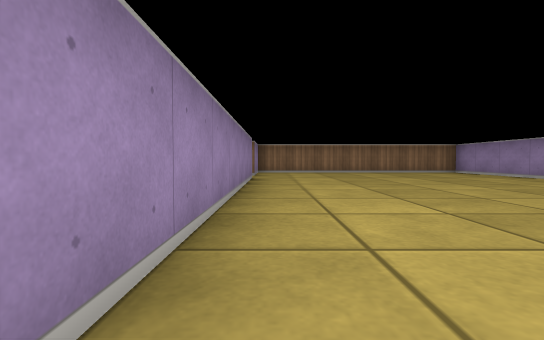
[1] (above)

24 first-person views from a walk through a cub3D ray-caster map. The camera is about half as high as the walls, tilts 2° down and sees 85° across. The floor is counted in squares. Each view is taken from the middle of a square. On the plan, view 1 faces up. The plan holds only what a view shows up to about 9 squares ahead; the rest is blank.

[2]
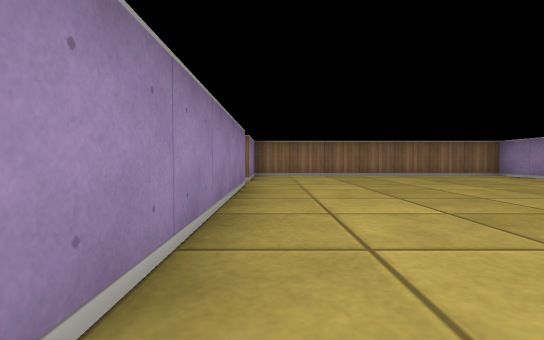

[3]
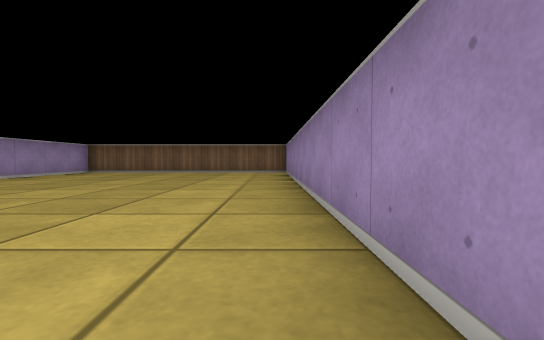

[4]
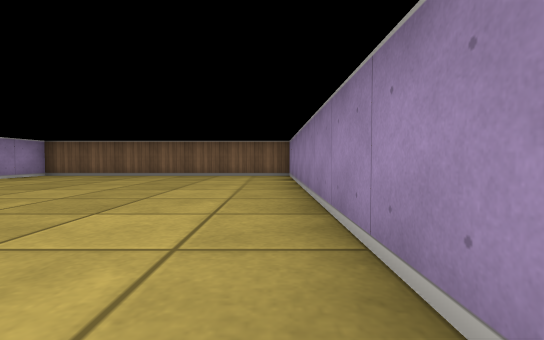

[5]
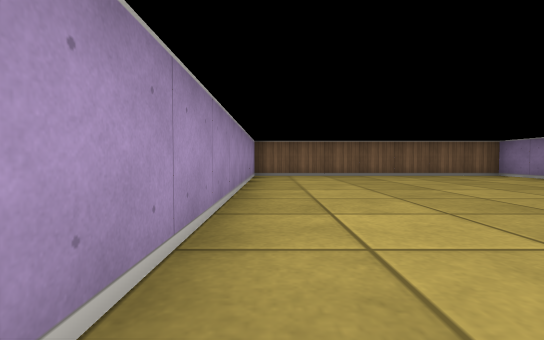

[6]
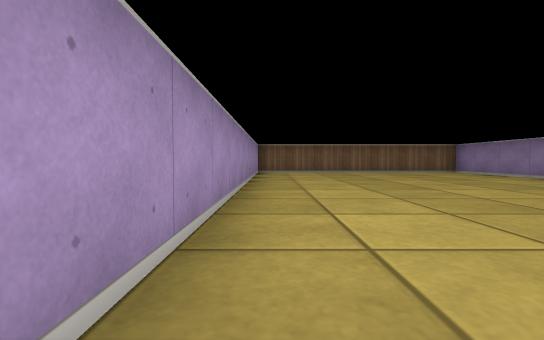

[7]
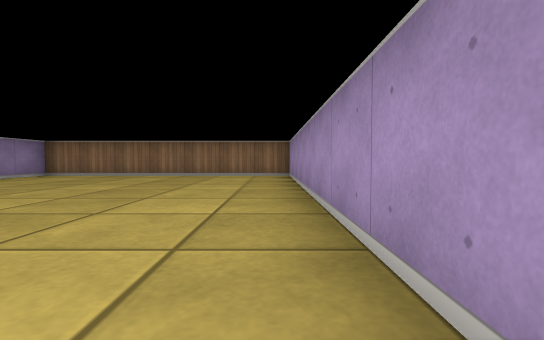

[8]
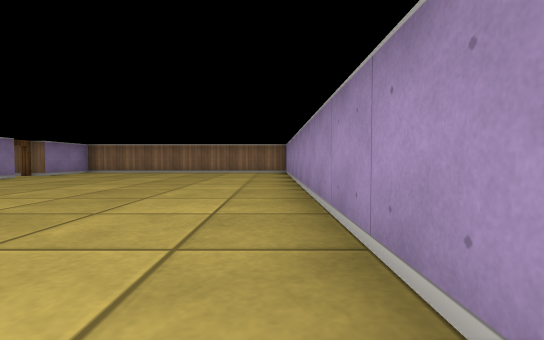

[9]
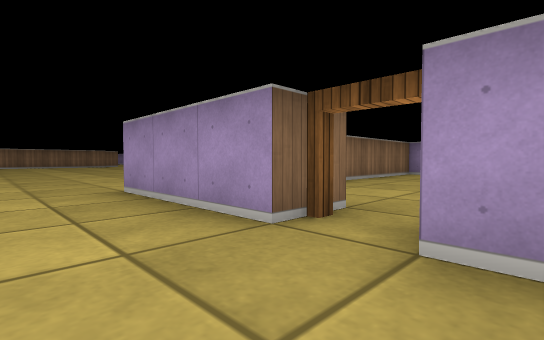

[10]
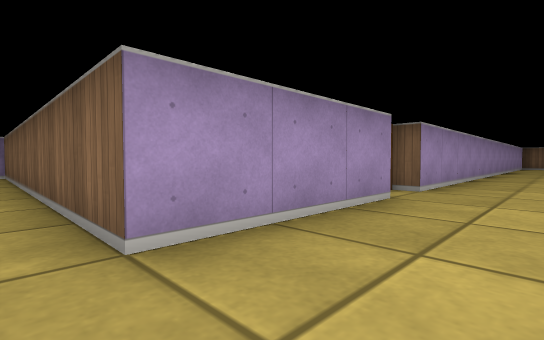

[11]
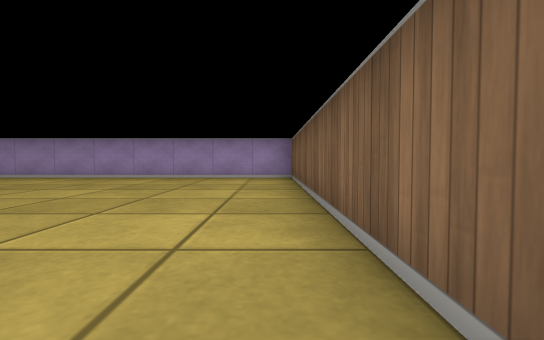

[12]
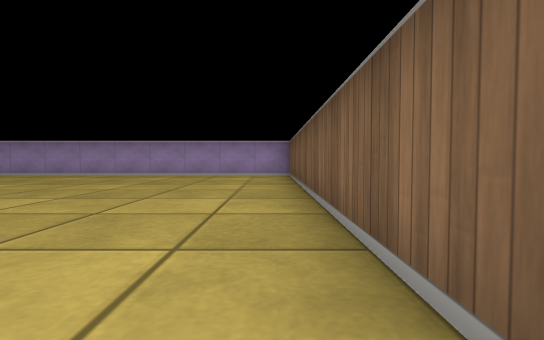

[13]
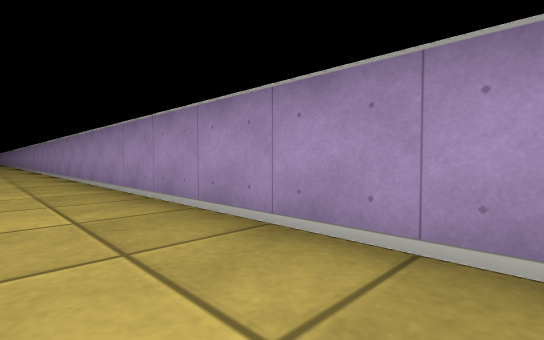

[14]
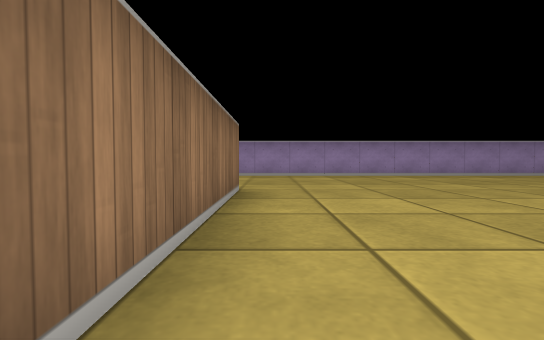

[15]
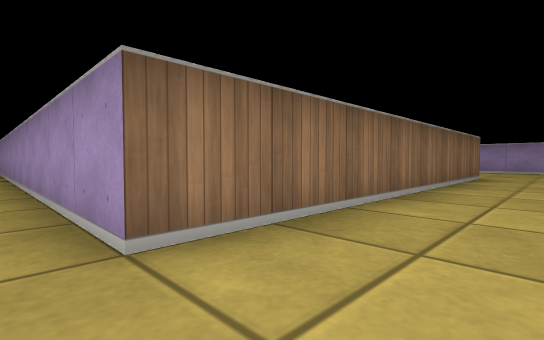

[16]
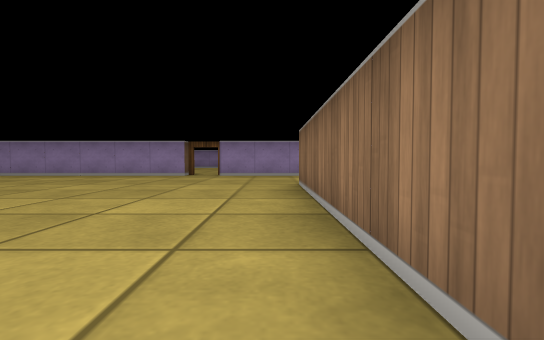

[17]
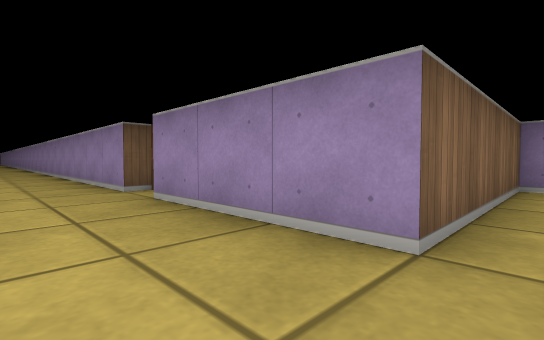

[18]
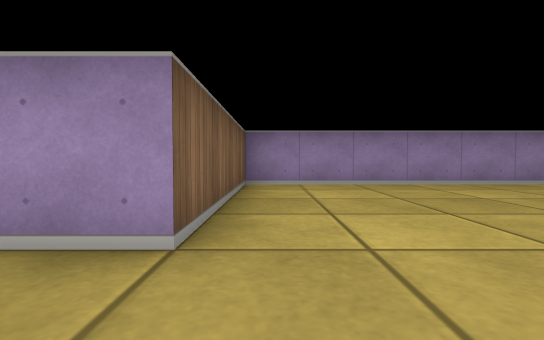

[19]
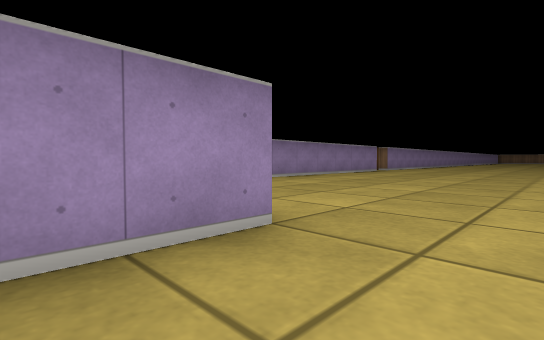

[20]
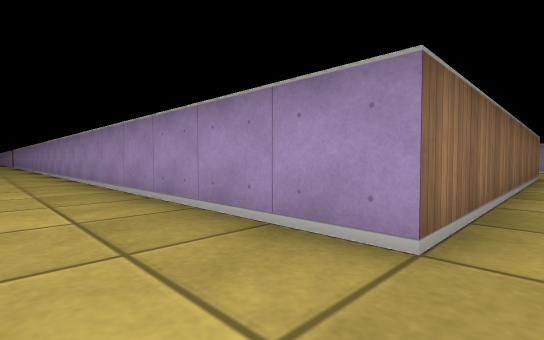

[21]
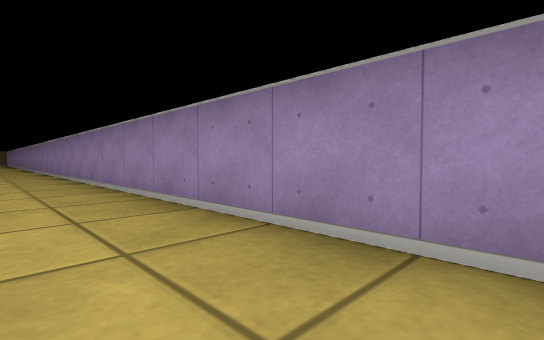

[22]
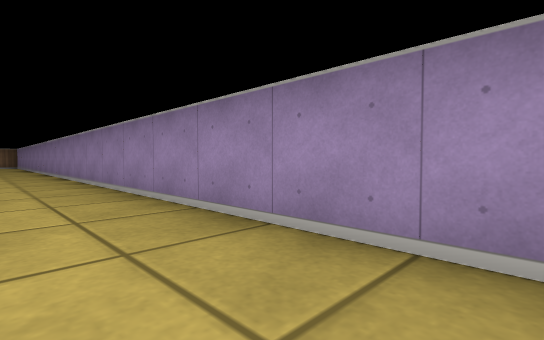

[23]
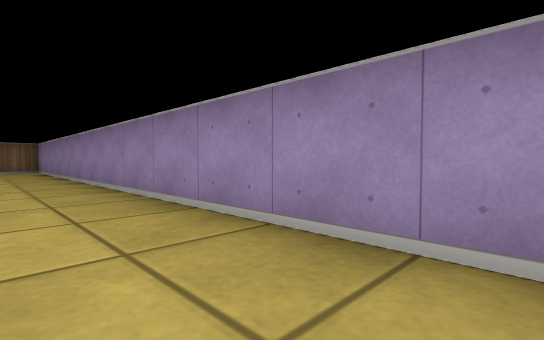

[24]
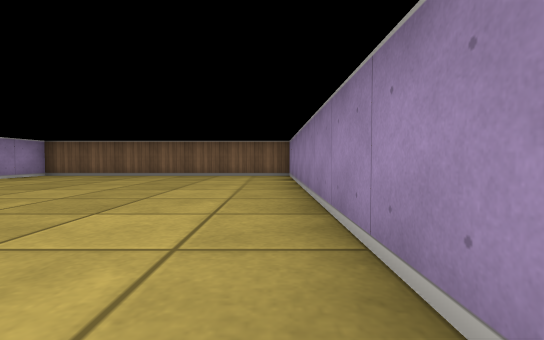

### Floor plan
Points are (right, up) in squares from view 1. A wall is a line through its corners. A room is listed if a view was taken in it or the views show most of it. See-through windows are left out.
Room 1 (views 1, 2, 3, 4, 5, 6, 7, 8)
walls: (-0.5, 7.5) (-0.5, -5.5) (6.5, -5.5) (6.5, 10.5) (-0.5, 10.5) (-0.5, 8.5)
ways out: open door at (-1, 8) to room 2
Room 2 (views 9, 10, 11, 12, 13, 14, 15, 16, 17, 18, 19, 20, 21, 22, 23, 24)
walls: (-8.5, 23.5) (-8.5, -5.5) (-1.5, -5.5) (-1.5, -4); (-12.5, 33.2) (-12.5, 27.5) (-8.5, 27.5) (-8.5, 24.5); (2.5, 26.5) (-5.5, 26.5) (-5.5, 37.2); (-1.5, 8.5) (-1.5, 11.5) (6.5, 11.5) (6.5, 27.2); (-1.5, 0.8) (-1.5, 7.5)
ways out: open door at (-1, 8) to room 1; open door at (-9, 24)

Where each view was taken, in squares from view 1:
view 1: 0 up, 0 right, facing up
view 2: 2 up, 0 right, facing up
view 3: 5 up, 0 right, facing down
view 4: 3 up, 0 right, facing down
view 5: 3 up, 6 right, facing down
view 6: 5 up, 6 right, facing down
view 7: 2 up, 6 right, facing up
view 8: 0 up, 6 right, facing up
view 9: 7 up, 3 left, facing up-right
view 10: 12 up, 3 left, facing down-right
view 11: 12 up, 1 left, facing right
view 12: 12 up, 2 left, facing right
view 13: 16 up, 5 right, facing up-right
view 14: 26 up, 2 left, facing right
view 15: 25 up, 6 left, facing up-right
view 16: 26 up, 0 right, facing left
view 17: 28 up, 7 left, facing down-left
view 18: 28 up, 7 left, facing left
view 19: 26 up, 7 left, facing up-left
view 20: 26 up, 7 left, facing up-right
view 21: 21 up, 7 left, facing down-left
view 22: 14 up, 7 left, facing down-left
view 23: 7 up, 7 left, facing down-left
view 24: 3 up, 8 left, facing down
